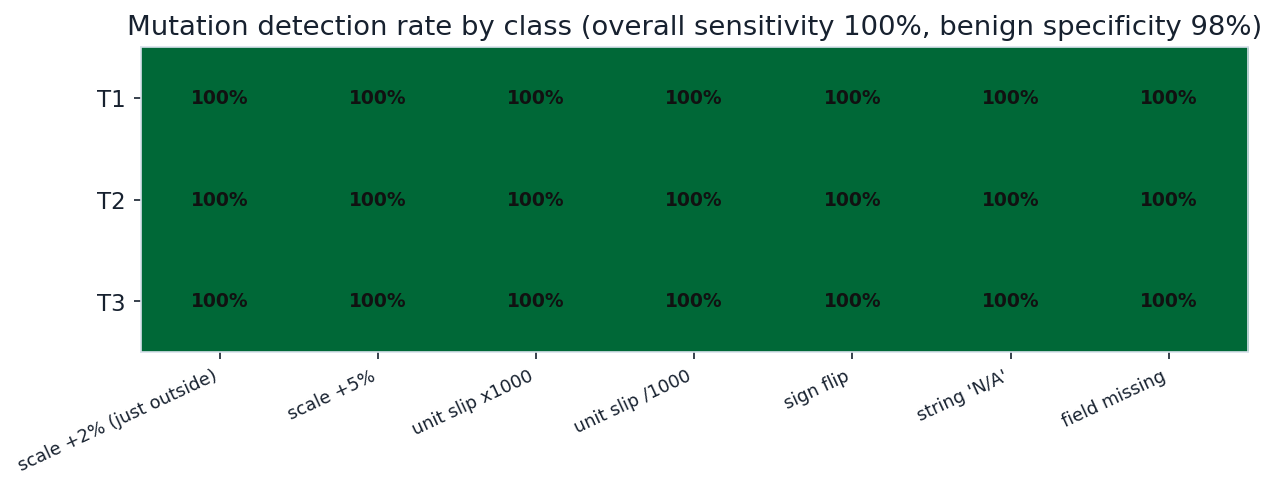
#> input picture site/assets/ae1-mutation.png, 1276 x 490 px, found by its file name; its folder holds only this picture in this run
$ python dark_theme_figures.py ../site/assets/ae1-mutation.png
#> lines starting #> are read from the running program, lines starting #| are printed output that depends on the picture; after the words box and inside, x2 and y2 are one past the last pixel; in counts of white or black regions, pixels touching at a corner belong together
"""Dark-theme the light matplotlib figures for the site presentation layer.

Hue-preserving lightness inversion (HLS L -> 1-L), then a screen blend
onto the site navy so pure white backgrounds land exactly on #0e1626.
Every data pixel keeps its position; only the theme changes. Project
results/ keep the original light versions as the scientific record.
"""
import colorsys
import numpy as np
from PIL import Image

BG = np.array([14, 22, 38], dtype=float)  # #0e1626

def dark(src, dst):
    im = np.asarray(Image.open(src).convert("RGB"), dtype=float) / 255.0
    r, g, b = im[..., 0], im[..., 1], im[..., 2]
    mx, mn = im.max(-1), im.min(-1)
    L = (mx + mn) / 2.0
    c = mx - mn
    s = np.where(c == 0, 0, c / (1 - np.abs(2 * L - 1) + 1e-9))
    # hue
    h = np.zeros_like(L)
    m = (mx == r) & (c > 0); h[m] = ((g - b)[m] / c[m]) % 6
#> after `m = (mx == r) & (c > 0)`: m: shape (490, 1276) bool; every value is 0
#> after `h[m] = (g - b)[m] / c[m] % 6`: h: shape (490, 1276) float64; every value is 0
    m = (mx == g) & (c > 0); h[m] = (b - r)[m] / c[m] + 2
#> after `m = (mx == g) & (c > 0)`:
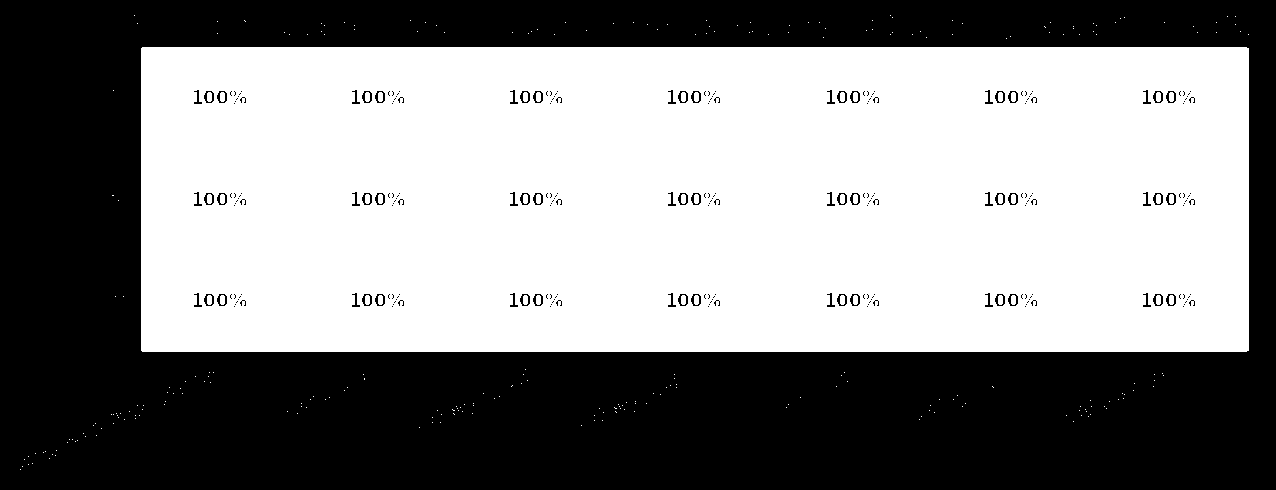
#> m: shape (490, 1276) bool; 53.5% white; 253 black regions (189 under 20 px), largest, box (x1, y1, x2, y2) and area: (0, 0, 1276, 490) 287042, (204, 91, 214, 103) 56, (217, 91, 227, 103) 56
    m = (mx == b) & (c > 0); h[m] = (r - g)[m] / c[m] + 4
#> after `m = (mx == b) & (c > 0)`:
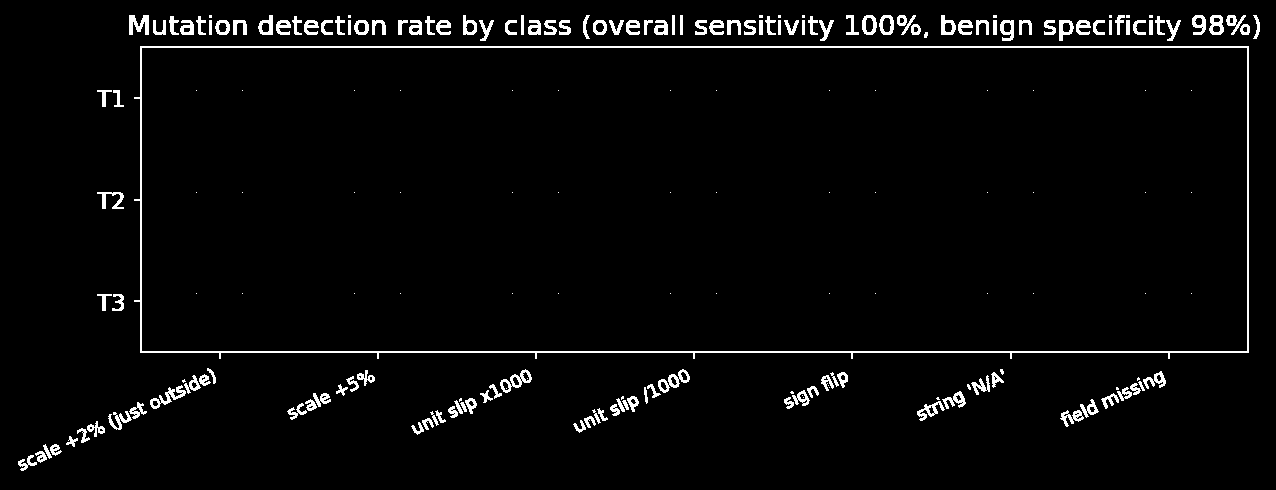
#> m: shape (490, 1276) bool; 3.3% white; 206 white regions (66 under 20 px), largest, box (x1, y1, x2, y2) and area: (134, 46, 1249, 359) 5768, (150, 385, 186, 409) 278, (658, 369, 690, 393) 274
#> after `h[m] = (r - g)[m] / c[m] + 4`:
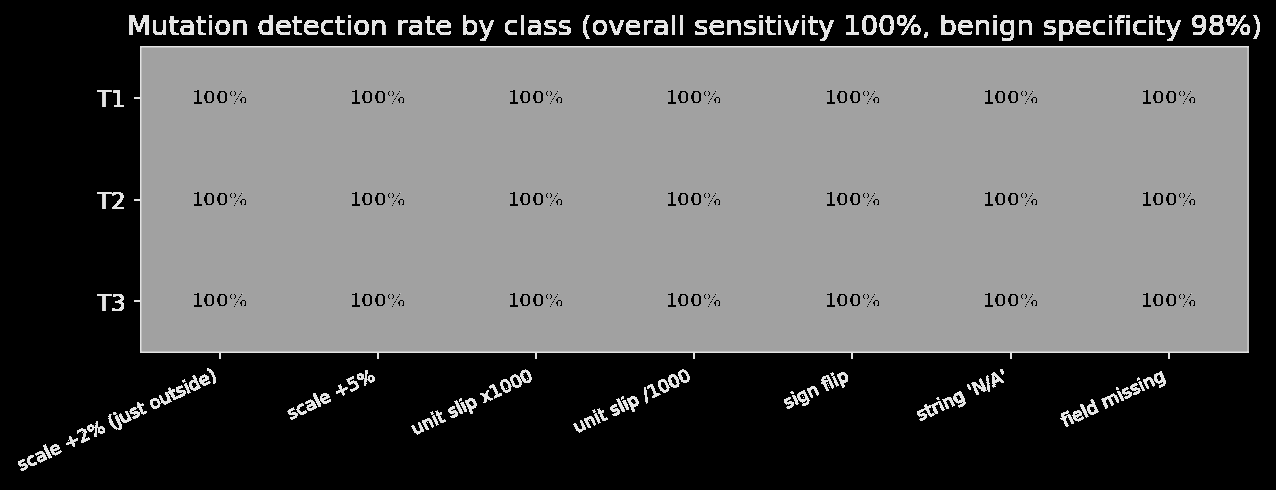
#> h: shape (490, 1276) float64; min 0, max 4, mean 1.45; drawn with min black and max white
    h /= 6.0
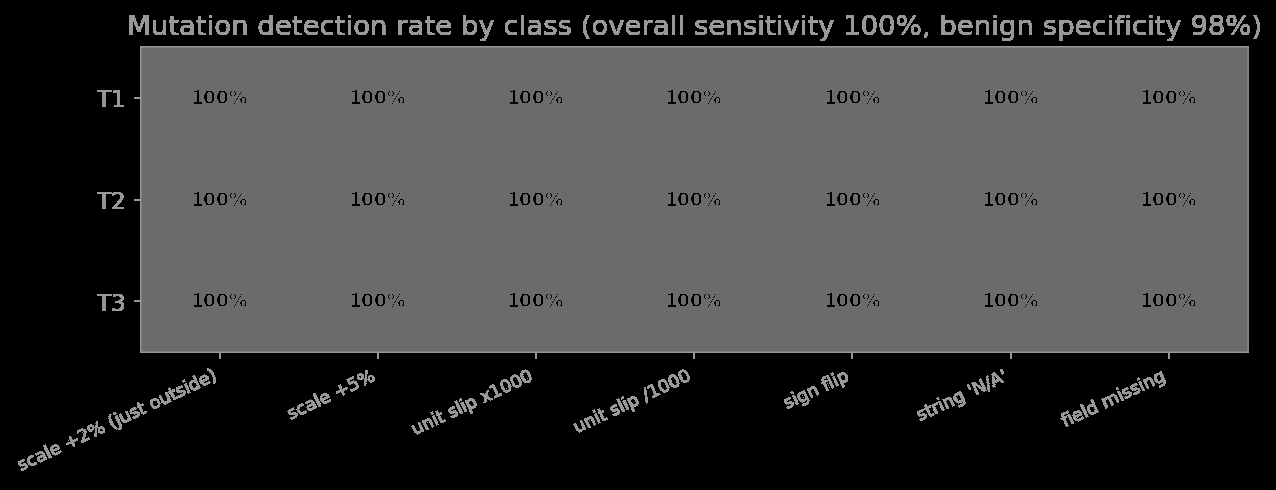
#> h: shape (490, 1276) float64; min 0, max 0.667, mean 0.242
    L2 = 1.0 - L                               # invert lightness, keep hue/sat
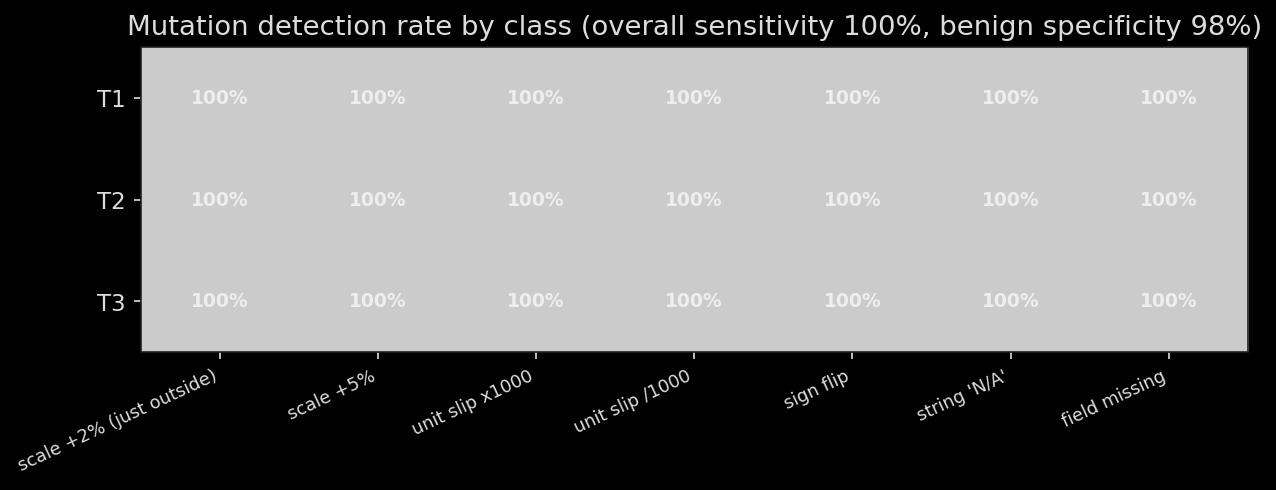
#> L2: shape (490, 1276) float64; min 0, max 0.935, mean 0.443
    c2 = (1 - np.abs(2 * L2 - 1)) * s
    x = c2 * (1 - np.abs((h * 6) % 2 - 1))
    z = np.zeros_like(L)
    hp = ((h * 6).astype(int) % 6)[..., None]
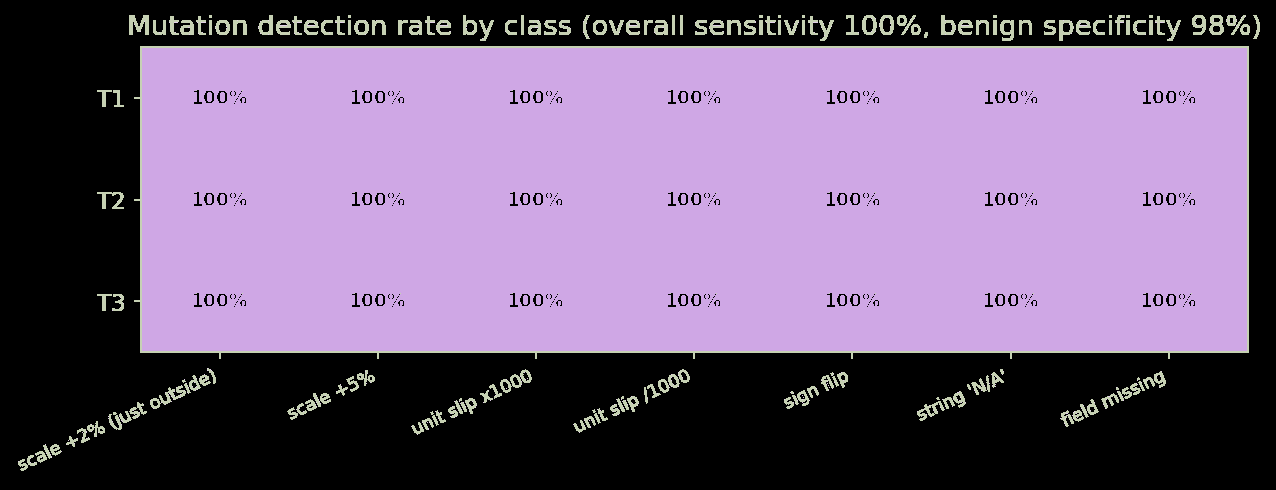
#> hp: shape (490, 1276, 1) int64; 4 distinct labels, from 0 to 4; one colour per label, 0 black
    rgb = np.select([hp == 0, hp == 1, hp == 2, hp == 3, hp == 4, hp == 5],
                    [np.stack([c2, x, z], -1), np.stack([x, c2, z], -1),
                     np.stack([z, c2, x], -1), np.stack([z, x, c2], -1),
                     np.stack([x, z, c2], -1), np.stack([c2, z, x], -1)])
    out = (rgb + (L2 - c2 / 2)[..., None]) * 255.0
    out = BG + out * (255.0 - BG) / 255.0      # screen onto navy
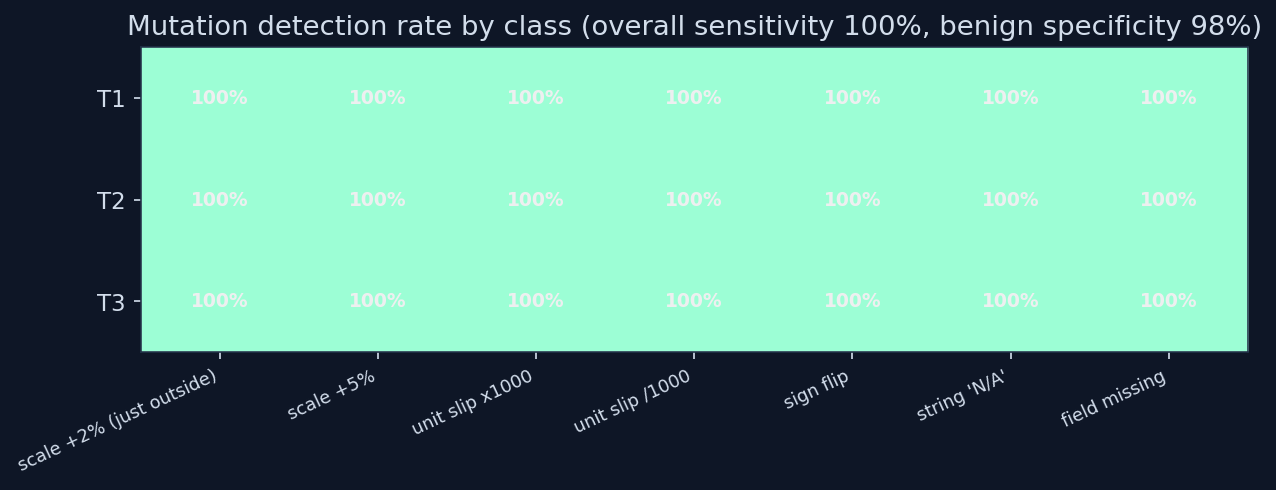
#> out: shape (490, 1276, 3) float64; mean of channels 0, 1, 2 94.7, 150.1, 135.7; drawn as R, G, B
    Image.fromarray(out.clip(0, 255).astype(np.uint8)).save(dst)
    print(f"dark-themed {dst}")

import sys
for name in sys.argv[1:]:
    dark(f"site/assets/{name}", f"site/assets/{name}")  # run from repo root

$ run again, on site/assets/f2-pendulum.png
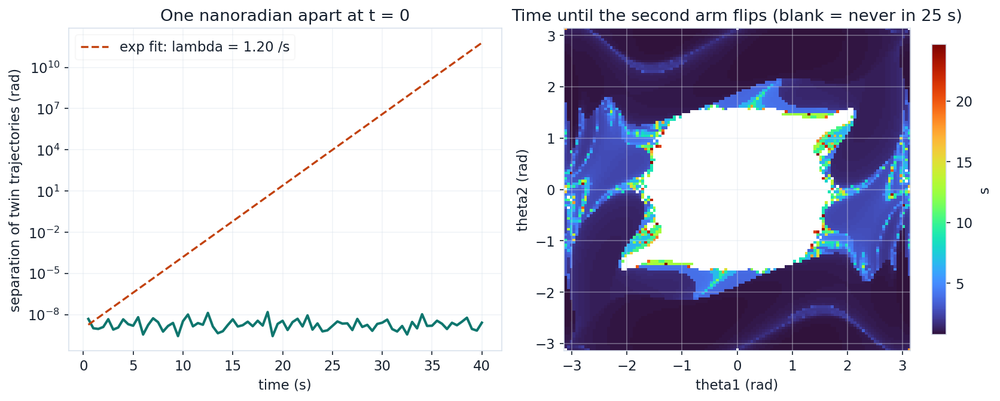
#> input picture site/assets/f2-pendulum.png, 1000 x 401 px, shrunk from 1672 x 670 before the run, found by its file name
#> in dark, `m = (mx == r) & (c > 0)`:
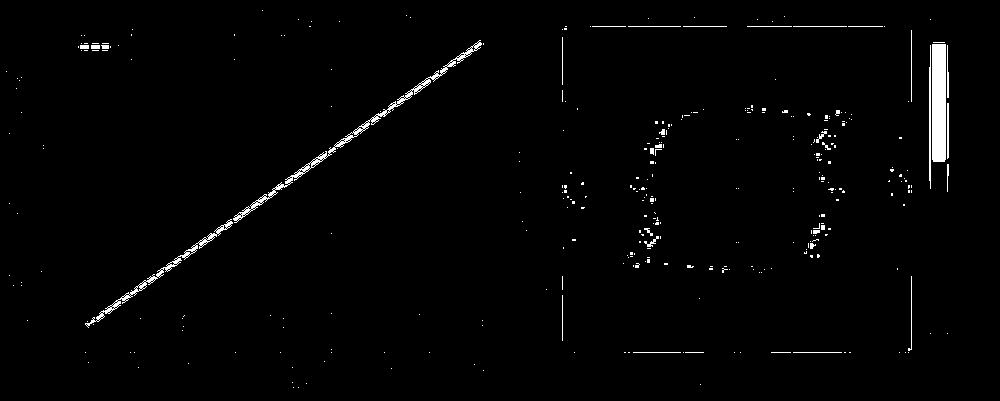
#> m: shape (401, 1000) bool; 1.6% white; 345 white regions (311 under 20 px), largest, box (x1, y1, x2, y2) and area: (932, 44, 946, 162) 1648, (233, 40, 482, 223) 1320, (85, 219, 233, 328) 746
#> hp: shape (401, 1000, 1) int64; 6 distinct labels, from 0 to 5
#> in dark, `out = BG + out * (255.0 - BG) / 255.0`:
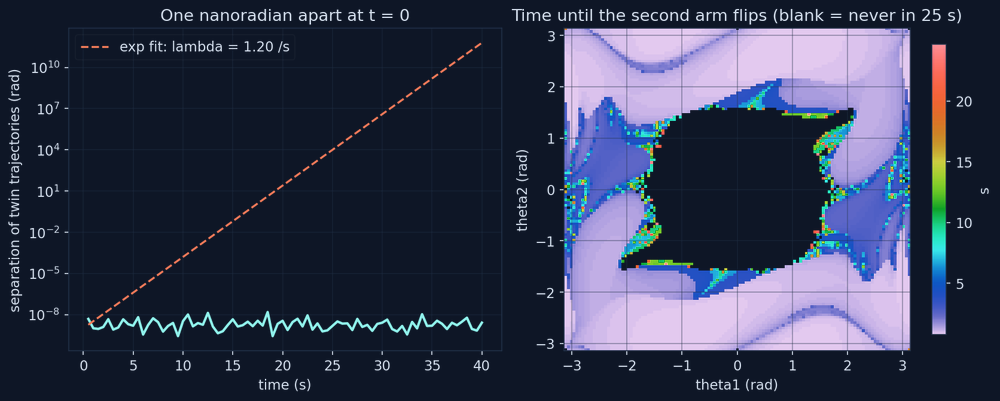
#> out: shape (401, 1000, 3) float64; mean of channels 0, 1, 2 50.9, 57.2, 80.8; drawn as R, G, B
